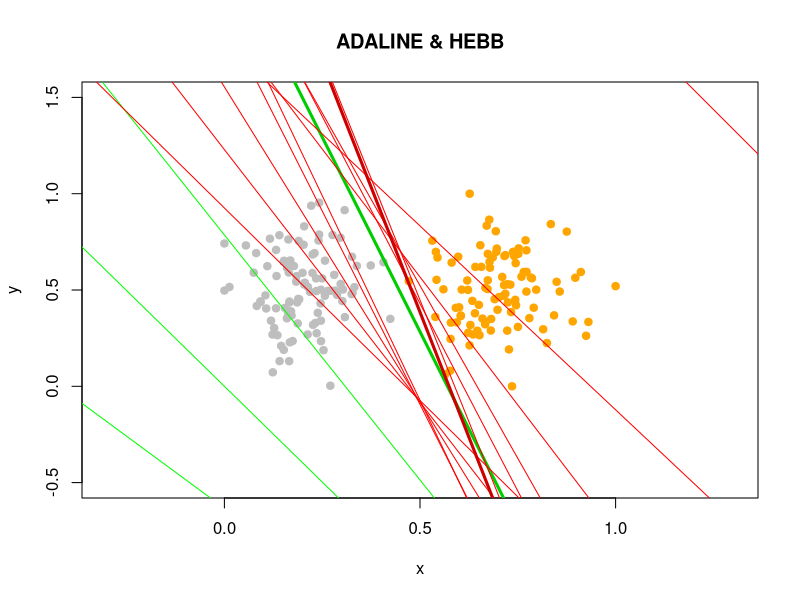
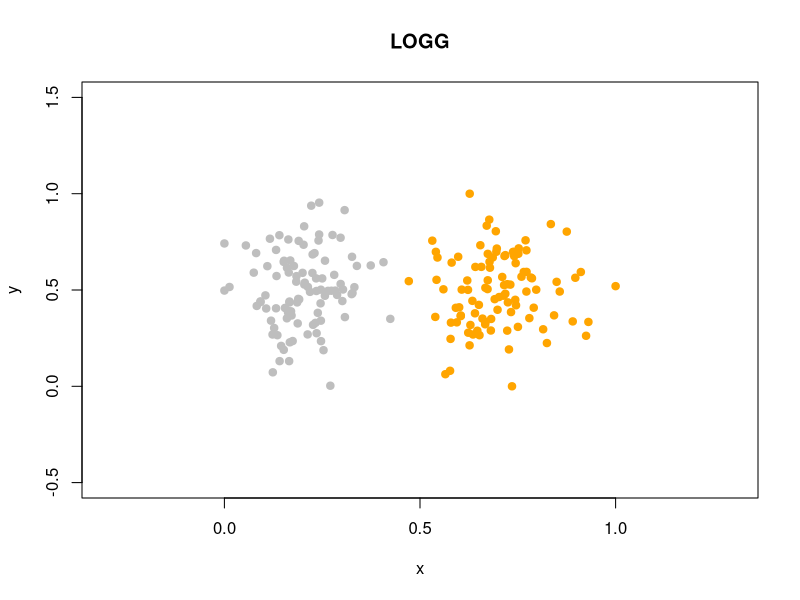

Write the R code that produced these figures, in order. (Note: this script raises an error after producing the figures.)
library("MASS")


normali <- function(xl) {     
	n <- dim(xl)[2]
	for(i in 1:n)      
	{
		min <- min(xl[,i])
		max <- max(xl[,i])         
		xl[, i] <- (xl[, i] - min)/(max-min)
	} 
    
    return(xl) 
} 



sg <- function(xl,loss,upd,coll, eta = 1, lambda = 1/6, eps = 1e-5) {     
	l <- dim(xl)[1]     
	n <- dim(xl)[2] - 1        
	w <- rep(0.5, n)     
	iterCount <- 0
	        
	## initialize Q     
	Q <- 0     
	
	for (i in 1:l)     
	{         
		## calculate the scalar product <w,x>         
		xi <- xl[i, 1:n]
		yi <- xl[i, n + 1] 
		mi <- sum(w * xi) * yi
	          
		Q <- Q + (max(-mi, 0))        
	}  
	  
	iterCount <- 0    
	repeat     
	{         
		if (iterCount > 1000) {
      		
      		break
    		}
    
		## calculate the margins for all objects of the training sample         
		margins <- array(dim = l)           
		for (i in 1:l){         
			xi <- xl[i, 1:n]             
			yi <- xl[i, n + 1]                          

			margins[i] <-  crossprod(w , xi) * yi          
		}  
		            
		## select the error objects         
		errorIndexes <- which(margins <= 0)              
		if (length(errorIndexes) > 0)         
		{             
			# select the random index from the errors             
			i <- sample(errorIndexes, 1)             
			iterCount <- iterCount + 1                           
			xi <- xl[i, 1:n]             
			yi <- xl[i, n + 1]               
			           
			mi <- sum(w * xi) * yi                      
			## calculate an error             
			ex <- max(-mi,0)

	                eta <- 1/iterCount
			w <- w + eta * yi * xi   
			x <- seq(-2, 2, len = 100)
			f <- function(x) {
				return( - x*w[1]/w[2] + w[3]/w[2] )
			}
			y <- f(x)
			lines(x, y, type="l",col=coll)                      
			## Calculate a new Q             
			Qprev <- Q             
			Q <- (1 - lambda) * Q + lambda * ex
			if (abs(Q - Qprev) < 1e-5) {
			      break
			} 
     
		}         
		else         
		{             
			break         
		}    
		
	}  
    return(w) 
} 


n <- 100

sigma1 <- matrix(c(2,0, 0, 2), 2, 2)
sigma2 <- matrix(c(2, 0,0, 2), 2, 2)


mu1 <- c(4, 4)
mu2 <- c(12, 4)


xy1 <- mvrnorm(n=n, mu = mu1, Sigma = sigma1)
xy2 <- mvrnorm(n=n, mu = mu2, Sigma = sigma2)
xl <- rbind(xy1,xy2)
xl <- normali(xl)
xl <- cbind(xl, rep(-1, n+n))
xl <- cbind(xl, c(rep(-1, n), rep(1, n)))


plotxmin <- min(xl[,1], xl[,1]) - 0.3
plotxmax <- max(xl[,1], xl[,1]) + 0.3
plotymin <- min(xl[,2], xl[,2]) - 0.5
plotymax <- max(xl[,2], xl[,2]) + 0.5

# Рисуем обучающую выборку
colors <- c("gray", "orange")
plot(c(), type="n", xlab = "x", ylab = "y", xlim=c(plotxmin, plotxmax), ylim = c(plotymin, plotymax), main="ADALINE & HEBB")

points(xl, pch=21, col=colors[ifelse(xl[,4] == -1, 1, 2)], bg=colors[ifelse(xl[,4] == -1, 1, 2)])
ada_res <- sg(xl, loss = loss_ada, upd=upd_ada,coll="green")
abline(a = ada_res[3] / ada_res[2], b = -ada_res[1] / ada_res[2], lwd = 3, col = "green3")


hab_res <- sg(xl, loss = loss_hab, upd=upd_hab,coll="red")
abline(a = hab_res[3] / hab_res[2], b = -hab_res[1] / hab_res[2], lwd = 3, col = "red3")


plot(c(), type="n", xlab = "x", ylab = "y", xlim=c(plotxmin, plotxmax), ylim = c(plotymin, plotymax), main="LOGG")

points(xl, pch=21, col=colors[ifelse(xl[,4] == -1, 1, 2)], bg=colors[ifelse(xl[,4] == -1, 1, 2)])
Log_res <- sg(xl, loss = loss_Log, upd=upd_Log,coll="unknown")
abline(a = Log_res[3] / Log_res[2], b = -Log_res[1] / Log_res[2], lwd = 3, col = "blue")


ver <- function(x,w){
	return(sigmoid(c(crossprod(w,x)) * (-1)) - sigmoid(c(crossprod(w,x)) * 1))
}

for (i in seq(len=50, plotxmin, plotxmax)) {
	for (j in seq(len=50, plotymin, plotymax)) {
	    p <- ver(c(i,j,-1),Log_res)
	    coll <- adjustcolor(colors[ifelse(p>0,1,2)], abs(p))
	    rect(i,j,i+0.05,j+0.05,col = coll, border = coll)
  }
}



